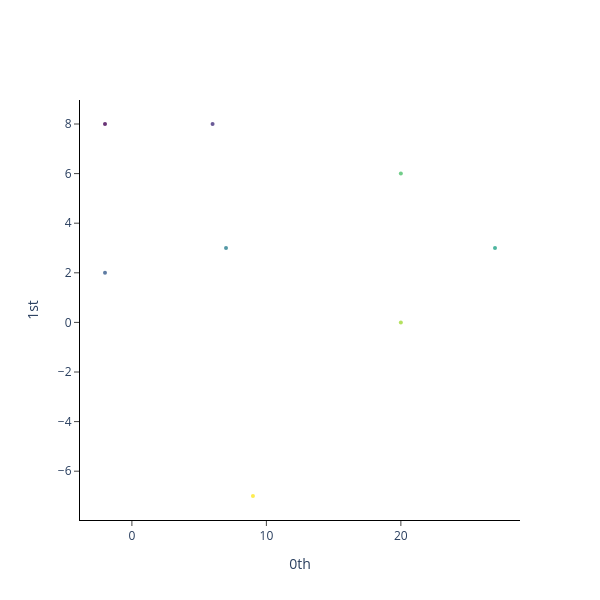

Notebook code for this chart:
### Code cell
from gtda.plotting import plot_point_cloud
plot_point_cloud(point_cloud)

### Figure 1 — Plotly figure (JSON) as saved in the notebook; plotly's stock layout.template omitted (floating-point values rounded to 4 significant figures)
{"data": [{"marker": {"color": [0, 1, 2, 3, 4, 5, 6, 7], "colorscale": [[0, "#440154"], [0.1111, "#482878"], [0.2222, "#3e4989"], [0.3333, "#31688e"], [0.4444, "#26828e"], [0.5556, "#1f9e89"], [0.6667, "#35b779"], [0.7778, "#6ece58"], [0.8889, "#b5de2b"], [1, "#fde725"]], "opacity": 0.8, "size": 4}, "mode": "markers", "type": "scatter", "x": [-2.0, 6.0, -2.0, 7.0, 27.0, 20.0, 20.0, 9.0], "y": [8.0, 8.0, 2.0, 3.0, 3.0, 6.0, 0.0, -7.0]}], "layout": {"height": 600, "plot_bgcolor": "white", "width": 600, "xaxis": {"anchor": "x", "exponentformat": "e", "linecolor": "black", "linewidth": 1, "mirror": false, "showexponent": "all", "showline": true, "side": "bottom", "ticks": "outside", "title": {"text": "0th"}, "type": "linear", "zeroline": true}, "yaxis": {"anchor": "y", "exponentformat": "e", "linecolor": "black", "linewidth": 1, "mirror": false, "showexponent": "all", "showline": true, "side": "left", "ticks": "outside", "title": {"text": "1st"}, "type": "linear", "zeroline": true}}}
